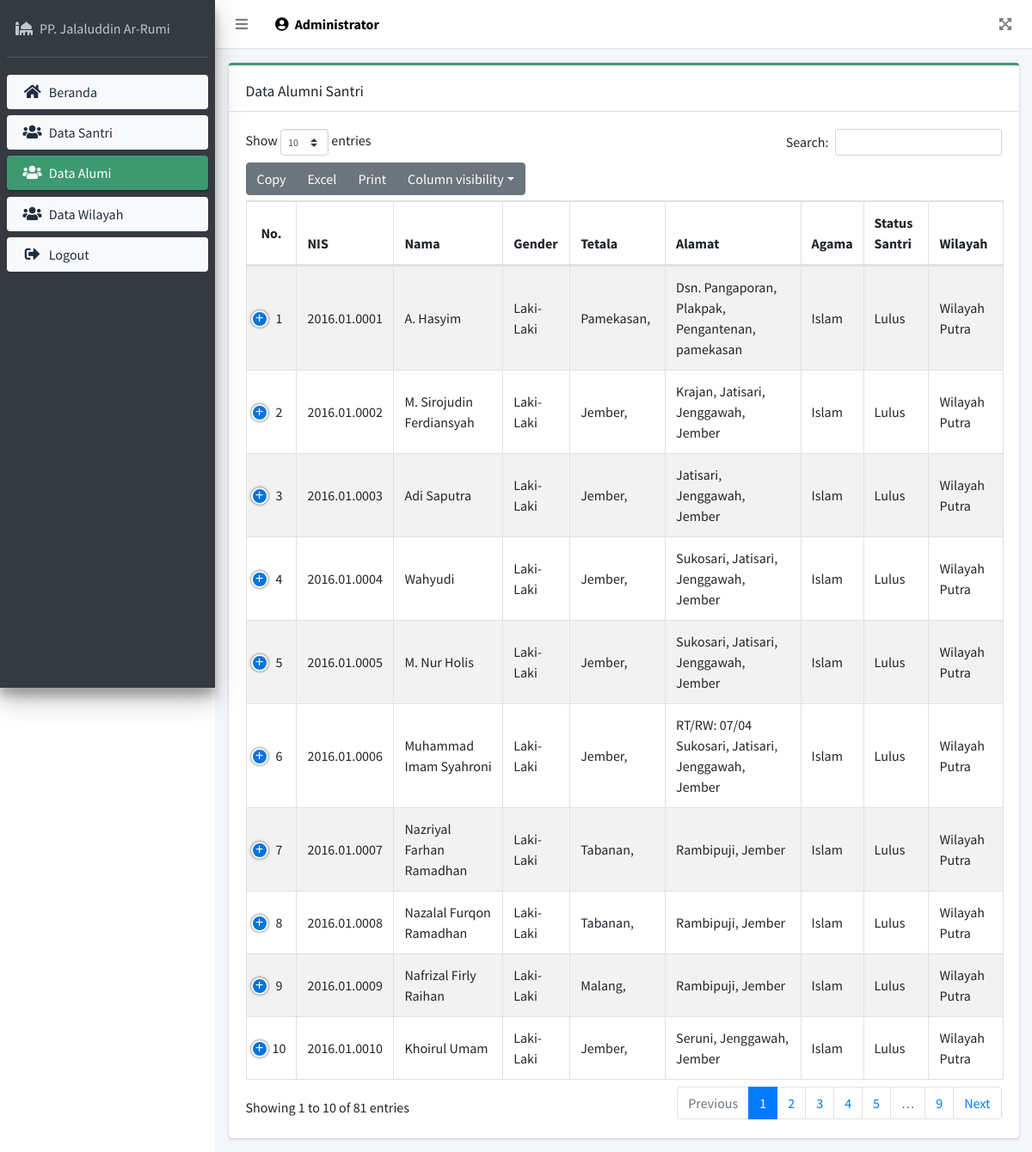
/data_alumni (signed in), run on the app's committed database.
### book/models.py (models this page shows, shortened)
class Register(models.Model):
    JENIS_KELAMIN=(
        ('Laki-Laki', 'Laki-Laki'),
        ('Perempuan', 'Perempuan'),
    )
    STATUS_SANTRI=(
        ('Aktif', 'Aktif'),
        ('Lulus', 'Lulus'),
    )
    nis = models.CharField(max_length=200, blank=True, null=True)
    nama_lengkap = models.CharField(max_length=300, blank=True, null=True)
    nama_panggilan = models.CharField(max_length=50, blank=True, null=True)
    gender_santri = models.CharField(max_length=200, blank=True, null=True, choices=JENIS_KELAMIN)
    nik = models.CharField(max_length=250, blank=True, null=True)
    tempat_kelahiran = models.CharField(max_length=100, blank=True, null=True)
    tgl_lahir = models.DateField(auto_now=False, auto_now_add=False, blank=True, null=True)
    alamat = models.CharField(max_length=350, blank=True, null=True)
    agama = models.ForeignKey("Agama", null=True, on_delete=models.SET_NULL)
    anak_ke = models.IntegerField(blank=True, null=True)
    saudara_kandung = models.IntegerField(blank=True, null=True)
    saudara_tiri = models.IntegerField(blank=True, null=True)
    saudara_angkat = models.IntegerField(blank=True, null=True)
    status_anak = models.ForeignKey("Status_Anak", null=True, on_delete=models.SET_NULL)
    bahasa = models.ForeignKey("Bahasa", blank=True, null=True, on_delete=models.SET_NULL)
    tinggi_badan = models.IntegerField(null=True, blank=True)
    berat_badan = models.IntegerField(null=True, blank=True)
    golongan_darah = models.CharField(max_length=50, blank=True, null=True)
    status_santri = models.CharField(max_length=200, blank=True, null=True, choices=STATUS_SANTRI)
    tgl_berhenti = models.DateField(auto_now=False, auto_now_add=False, blank=True, null=True)
    telp = models.CharField(max_length=200, blank=True, null=True)
    wilayah = models.ForeignKey("Wilayah", null=True, on_delete=models.SET_NULL)
    PINDAH_PONDOK=(
        ('Lulus', 'Lulus'),
        ('Mutasi', 'Mutasi'),
    )
    asal_sekolah = models.CharField(max_length=250, blank=True, null=True)
    alamat_sekolah = models.CharField(max_length=250, blank=True, null=True)
    keterangan_sekolah = models.CharField(max_length=50, null=True, blank=True, choices=PINDAH_PONDOK)
    tanggal_mondok = models.DateField(auto_now=False, auto_now_add=False, blank=True, null=True)
    kelas = models.ForeignKey("Kelas", null=True, on_delete=models.SET_NULL)
    masuk_lembaga = models.CharField(max_length=250, blank=True, null=True)
    alamat_lembaga = models.CharField(max_length=250, blank=True, null=True)
    PENDIDIKAN=(
        ('Tidak Sekolah', 'Tidak Sekolah'),
        ('Putus SD', 'Putus SD'),
        ('SD Sederajat', 'SD Sederajat'),
        ('SMP Sederajat', 'SMP Sederajat'),
        ('SMA Sederajat', 'SMA Sederajat'),
        ('Sarjana', 'Sarjana'),
    )
    PENGHASILAN=(
        ('Kurang dari Rp. 1.000.000', 'Kurang dari Rp. 1.000.000'),
        ('Rp. 1.000.000 - Rp. 2.000.000', 'Rp. 1.000.000 - Rp. 2.000.000'),
        ('Lebih dari Rp. 2.000.000', 'Lebih dari Rp. 2.000.000'),
    )
    RIWAYAT=(
        ('Masih Hidup', 'Masih Hidup'),
        ('Meninggal Dunia', 'Meninggal Dunia'),
    )
    ayah = models.CharField(max_length=250, blank=True, null=True)
    tempat_kelahiran_ayah = models.CharField(max_length=100, blank=True, null=True)
    tgl_lahir_ayah = models.DateField(auto_now=False, auto_now_add=False, blank=True, null=True)
    pekerjaan_ayah = models.CharField(max_length=250, blank=True, null=True)
    pendidikan_ayah = models.CharField(max_length=200, blank=True, null=True, choices=PENDIDIKAN)
    penghasilan_ayah = models.CharField(max_length=200, blank=True, null=True, choices=PENGHASILAN)
    riwayat_ayah = models.CharField(max_length=200, blank=True, null=True, choices=RIWAYAT)
    ibu = models.CharField(max_length=250, blank=True, null=True)
    tempat_kelahiran_ibu = models.CharField(max_length=100, blank=True, null=True)
    tgl_lahir_ibu = models.DateField(auto_now=False, auto_now_add=False, blank=True, null=True)
    pekerjaan_ibu = models.CharField(max_length=250, blank=True, null=True)
    pendidikan_ibu = models.CharField(max_length=200, blank=True, null=True, choices=PENDIDIKAN)
    penghasilan_ibu = models.CharField(max_length=200, blank=True, null=True, choices=PENGHASILAN)
    riwayat_ibu = models.CharField(max_length=200, blank=True, null=True, choices=RIWAYAT)
    wali = models.CharField(max_length=250, blank=True, null=True)
    tempat_kelahiran_wali = models.CharField(max_length=100, blank=True, null=True)
    tgl_lahir_wali = models.DateField(auto_now=False, auto_now_add=False, blank=True, null=True)
    pekerjaan_wali = models.CharField(max_length=250, blank=True, null=True)
    pendidikan_wali = models.CharField(max_length=200, blank=True, null=True, choices=PENDIDIKAN)
    penghasilan_wali = models.CharField(max_length=200, blank=True, null=True, choices=PENGHASILAN)
    riwayat_wali = models.CharField(max_length=200, blank=True, null=True, choices=RIWAYAT)
    profile_pic = models.ImageField(default='tanpa.png', blank=True)
    class Meta:
        verbose_name_plural ="Data Santri"

class Agama(models.Model):
    nama = models.CharField(max_length=200, blank=True, null=True)
    def __str__(self):
        return self.nama
    class Meta:
        verbose_name_plural ="Agama"

class Wilayah(models.Model):
    user = models.OneToOneField(User, blank=True, null=True, on_delete=models.CASCADE)
    nama_wilayah = models.CharField(max_length=200, blank=True, null=True)
    nama_kepala = models.CharField(max_length=200, blank=True, null=True)
    def __str__(self):
        return self.nama_wilayah
    class Meta:
        verbose_name_plural ="Daftar Wilayah PP. Jalaluddin Ar-Rumi"

### book/decorators.py (the view)
        def perubahan_halaman(request, *args, **kwargs):
            group = None
            if request.user.groups.exists():
                group = request.user.groups.all()[0].name
            if group in yang_diizinkan:
                return fungsi_awal(request, *args, **kwargs)
            else:
                return redirect("block_access")

### book/views.py (called while the page is built)
@login_required(login_url='login')
@ijinkan_pengguna(yang_diizinkan=["master"])
def alumni(request):
    santri = Register.objects.filter(status_santri='Lulus')
    jeda = {
        "judul": "Daftar Alumni",
        "menu": "alumni",
        "alumni": santri,
    }
    return render(request, 'halaman/alumni.html', jeda)

### book/templates/halaman/alumni.html (shortened to what this page needs)
{% extends 'frame/main.html' %} {% load widget_tweaks %} {% block content %}
<div class="col-md-12 mt-3">
  <div class="card card-olive card-outline">
    <div class="card-header">
      <h2 class="card-title mt-2">Data Alumni Santri</h2>
    </div>
    <div class="card-body">
      <table id="example2" class="table table-bordered table-striped">
        <thead>
          <tr>
            <th class="align-middle text-center">No.</th>
            <th>NIS</th>
            <th>Nama</th>
            <th>Gender</th>
            <th>Tetala</th>
            <th>Alamat</th>
            <th>Agama</th>
            <th>Status Santri</th>
            <th>Wilayah</th>
          </tr>
        </thead>
        <tbody>
          {% for dj in alumni %}
          <tr>
            <td class="align-middle text-center">{{forloop.counter}}</td>
            <td class="align-middle">{{dj.nis}}</td>
            <td class="align-middle">{{dj.nama_lengkap}}</td>
            <td class="align-middle">{{dj.gender_santri}}</td>
            <td class="align-middle">
              {{dj.tempat_kelahiran}}, {{dj.tgl_lahir|date:'d-F-Y'}}
            </td>
            <td class="align-middle">{{dj.alamat}}</td>
            <td class="align-middle">{{dj.agama}}</td>
            <td class="align-middle">{{dj.status_santri}}</td>
            <td class="align-middle">{{dj.wilayah}}</td>
          </tr>
          {% empty %}
          <tr>
            <td colspan="6" class="text-center">Data Alumni Santri Kosong</td>
          </tr>
          {% endfor %}
        </tbody>
      </table>
    </div>
  </div>
</div>
{% endblock content %}

### book/templates/frame/main.html (shortened to what this page needs)
{% load static %}
<!DOCTYPE html>
<html lang="en">
  <head>
    <link
      rel="stylesheet"
      href="{% static 'plugins/fontawesome-free/css/all.min.css' %}"
    />
    <link
      rel="stylesheet"
      href="https://code.ionicframework.com/ionicons/2.0.1/css/ionicons.min.css"
    />
    <link
      rel="stylesheet"
      href="{% static 'plugins/select2/css/select2.min.css' %}"
    />
    <link
      rel="stylesheet"
      href="{% static 'plugins/select2-bootstrap4-theme/select2-bootstrap4.min.css' %}"
    />
    <link
      rel="stylesheet"
      href="{% static 'plugins/datatables-bs4/css/dataTables.bootstrap4.min.css' %}"
    />
    <link
      rel="stylesheet"
      href="{% static 'plugins/datatables-responsive/css/responsive.bootstrap4.min.css' %}"
    />
    <link
      rel="stylesheet"
      href="{% static 'plugins/datatables-buttons/css/buttons.bootstrap4.min.css' %}"
    />
    <link rel="stylesheet" href="{% static 'dist/css/adminlte.min.css' %}" />
  </head>
  <body class="hold-transition layout-fixed">
    <div class="wrapper">
      {% include "frame/topbar.html" %}
      <aside class="main-sidebar sidebar-dark-olive elevation-4">
        {% include "frame/sidebar.html" %}
      </aside>
      <div class="content-wrapper">
        <section class="content">
          <div class="container-fluid">
            <div class="row">
              {% block content %} {% endblock content %}
            </div>
          </div>
        </section>
      </div>
    </div>
  </body>
</html>

### book/templates/frame/topbar.html
<nav class="main-header navbar navbar-expand navbar-white navbar-light">
  <ul class="navbar-nav">
    <li class="nav-item">
      <a class="nav-link" data-widget="pushmenu" href="#" role="button"
        ><i class="fas fa-bars"></i
      ></a>
    </li>
    <li class="nav-item d-none d-sm-inline-block">
      <a class="nav-link" style="color: black">
        <b
          ><i class="fas fa-user-circle mr-1"></i>
          {{request.user.first_name}}</b
        >
      </a>
    </li>
  </ul>
  <ul class="navbar-nav ml-auto">
    <li class="nav-item">
      <a class="nav-link" data-widget="fullscreen" href="#" role="button">
        <i class="fas fa-expand-arrows-alt"></i>
      </a>
    </li>
  </ul>
</nav>

### book/templates/frame/sidebar.html
<div class="sidebar">
    <div class="user-panel mt-3 pb-3 mb-3 d-flex">
      <div class="info">
        <a href="{% url 'beranda' %}" class="d-block">
          <i class="fas fa-solid fa-mosque mr-2"></i>PP. Jalaluddin Ar-Rumi</a>
      </div>
    </div>
    <nav class="mt-1">
      <ul class="nav nav-pills nav-sidebar flex-column" data-widget="treeview" role="menu" data-accordion="false">
        <li class="nav-item mt-1">
          <a href="{% url 'beranda' %}" class="nav-link {% if menu == "home" %}active{% else %}bg-light{% endif %}">
            <i class="nav-icon fas fa-home"></i>
            <p>
              Beranda
            </p>
          </a>
        </li>
        <li class="nav-item mt-1">
          <a href="{% url 'data' %}" class="nav-link {% if menu == "data" %}active{% else %}bg-light{% endif %}">
            <i class="nav-icon fas fa-users"></i>
            <p>
              Data Santri
            </p>
          </a>
        </li>
        <li class="nav-item mt-1">
          <a href="{% url 'alumni' %}" class="nav-link {% if menu == "alumni" %}active{% else %}bg-light{% endif %}">
            <i class="nav-icon fas fa-users"></i>
            <p>
              Data Alumi
            </p>
          </a>
        </li>
        <li class="nav-item mt-1">
          <a href="{% url 'wilayah' %}" class="nav-link {% if menu == "wilayah" %}active{% else %}bg-light{% endif %}">
            <i class="nav-icon fas fa-users"></i>
            <p>
              Data Wilayah
            </p>
          </a>
        </li>
        <li class="nav-item mt-1">
          <a href="{% url 'logout' %}" class="nav-link bg-light">
            <i class="nav-icon fas fa-sign-out-alt"></i>
            <p>
              Logout
            </p>
          </a>
        </li>
      </ul>
    </nav>
</div>

### data on the page
Register: nis "2016.01.0001", nama_lengkap "A. Hasyim", gender_santri "Laki-Laki", tempat_kelahiran "Pamekasan", alamat "Dsn. Pangaporan, Plakpak, Pengantenan, pamekasan", agama "Islam", status_santri "Lulus", wilayah "Wilayah Putra"
Register: nis "2016.01.0002", nama_lengkap "M. Sirojudin Ferdiansyah", gender_santri "Laki-Laki", tempat_kelahiran "Jember", alamat "Krajan, Jatisari, Jenggawah, Jember", agama "Islam", status_santri "Lulus", wilayah "Wilayah Putra"
Register: nis "2016.01.0003", nama_lengkap "Adi Saputra", gender_santri "Laki-Laki", tempat_kelahiran "Jember", alamat "Jatisari, Jenggawah, Jember", agama "Islam", status_santri "Lulus", wilayah "Wilayah Putra"
Register: nis "2016.01.0004", nama_lengkap "Wahyudi", gender_santri "Laki-Laki", tempat_kelahiran "Jember", alamat "Sukosari, Jatisari, Jenggawah, Jember", agama "Islam", status_santri "Lulus", wilayah "Wilayah Putra"
Register: nis "2016.01.0005", nama_lengkap "M. Nur Holis", gender_santri "Laki-Laki", tempat_kelahiran "Jember", alamat "Sukosari, Jatisari, Jenggawah, Jember", agama "Islam", status_santri "Lulus", wilayah "Wilayah Putra"
Register: nis "2016.01.0006", nama_lengkap "Muhammad Imam Syahroni", gender_santri "Laki-Laki", tempat_kelahiran "Jember", alamat "RT/RW: 07/04 Sukosari, Jatisari, Jenggawah, Jember", agama "Islam", status_santri "Lulus", wilayah "Wilayah Putra"
Register: nis "2016.01.0007", nama_lengkap "Nazriyal Farhan Ramadhan", gender_santri "Laki-Laki", tempat_kelahiran "Tabanan", alamat "Rambipuji, Jember", agama "Islam", status_santri "Lulus", wilayah "Wilayah Putra"
Register: nis "2016.01.0008", nama_lengkap "Nazalal Furqon Ramadhan", gender_santri "Laki-Laki", tempat_kelahiran "Tabanan", alamat "Rambipuji, Jember", agama "Islam", status_santri "Lulus", wilayah "Wilayah Putra"
Register: nis "2016.01.0009", nama_lengkap "Nafrizal Firly Raihan", gender_santri "Laki-Laki", tempat_kelahiran "Malang", alamat "Rambipuji, Jember", agama "Islam", status_santri "Lulus", wilayah "Wilayah Putra"
Register: nis "2016.01.0010", nama_lengkap "Khoirul Umam", gender_santri "Laki-Laki", tempat_kelahiran "Jember", alamat "Seruni, Jenggawah, Jember", agama "Islam", status_santri "Lulus", wilayah "Wilayah Putra"

### other printed values
{{ request.user.first_name }} "Administrator"
